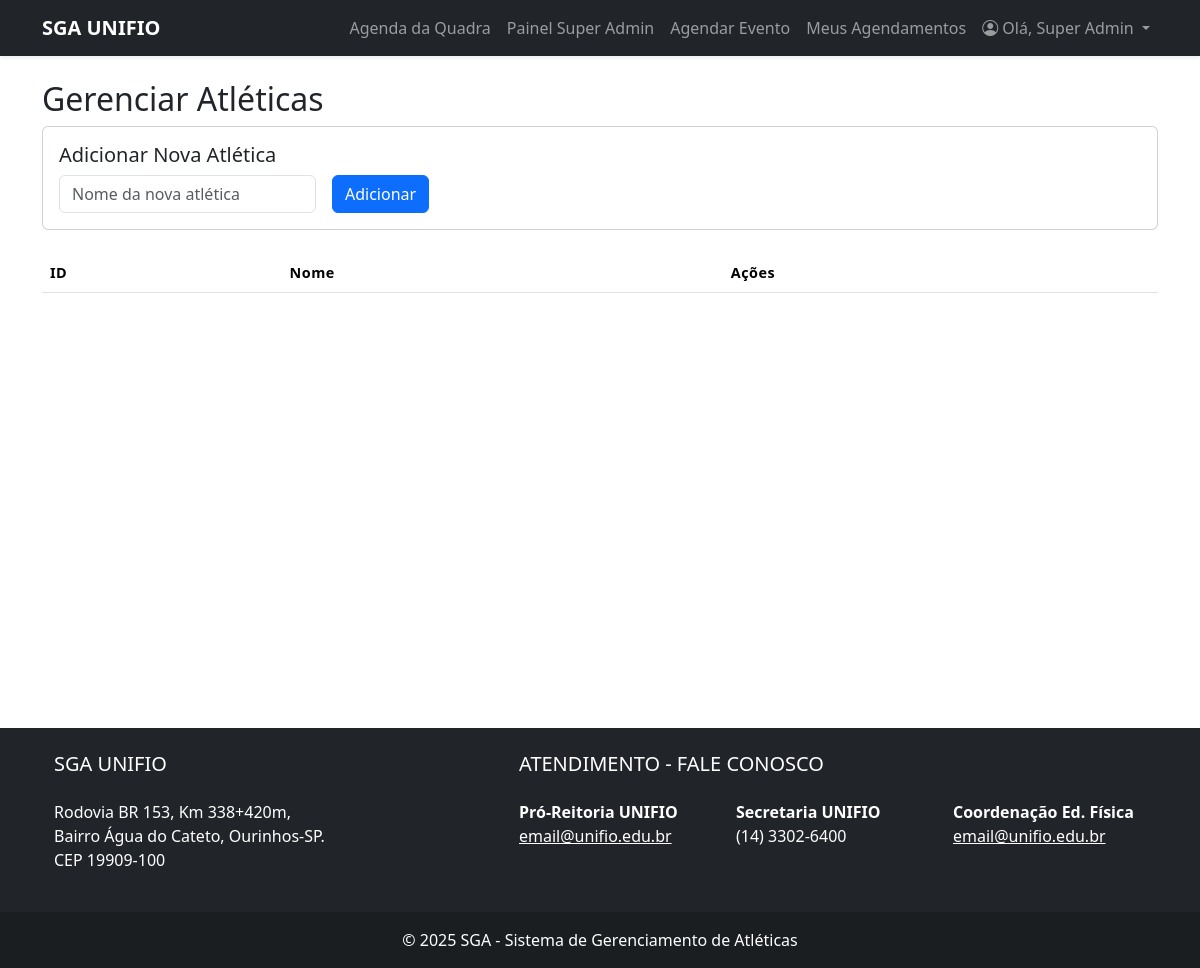
/super_admin/gerenciar_atleticas.php (signed in), run on an earlier commit of the app's database.
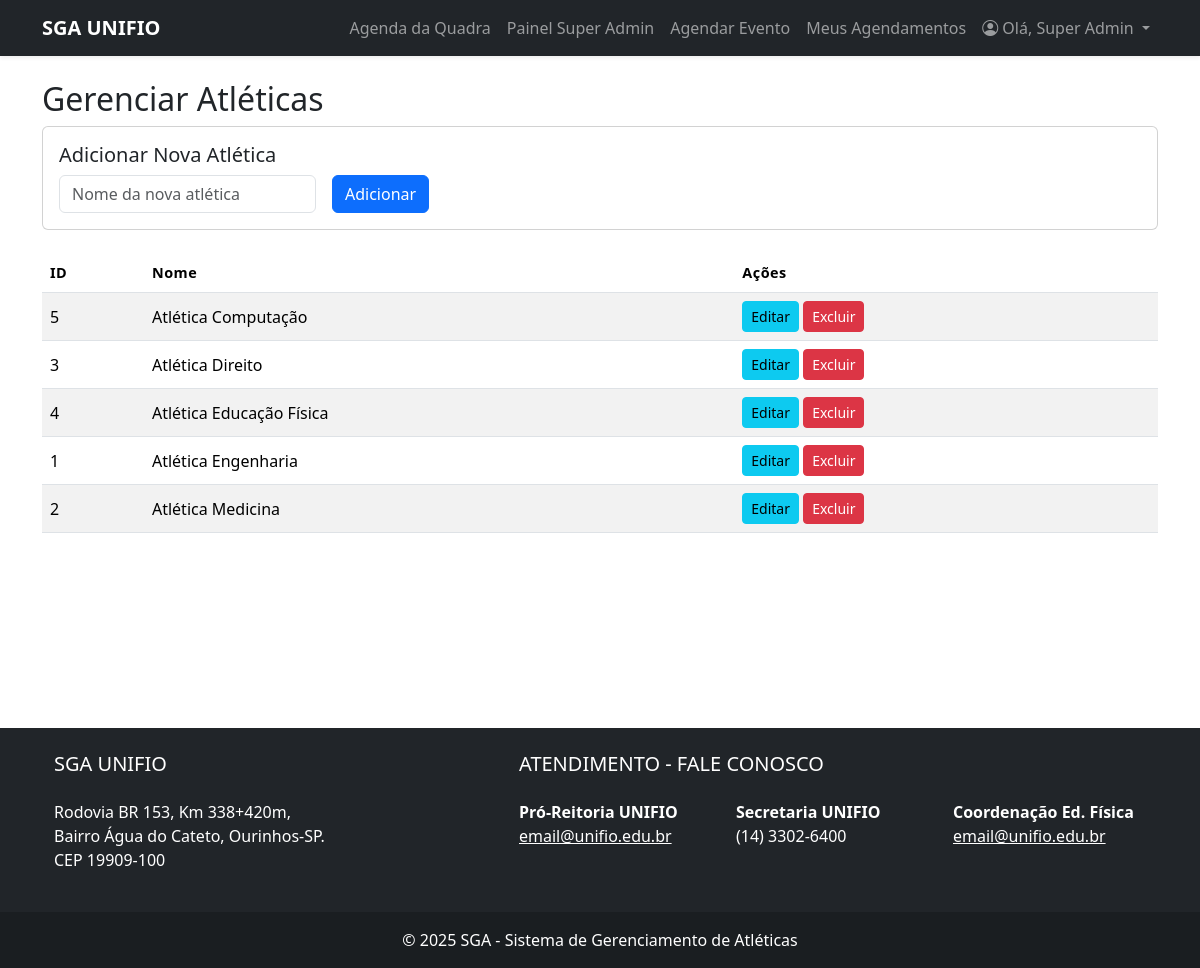
And on a later commit of the database.
### tables this page shows
CREATE TABLE `atleticas` (
  `id` int(11) NOT NULL,
  `nome` varchar(255) NOT NULL,
  `descricao` text DEFAULT NULL,
  `logo_url` varchar(255) DEFAULT NULL
);

### super_admin/gerenciar_atleticas.php (the view, shortened to what this page needs)
<?php
require_once '../config.php';
$atleticas = $conexao->query("SELECT * FROM atleticas ORDER BY nome ASC");
?>
<?php include '../templates/header.php'; ?>
    <h2>Gerenciar Atléticas</h2>
    <div class="card mb-4"><div class="card-body">
            <h5>Adicionar Nova Atlética</h5>
            <form method="post" class="row g-3 align-items-center">
                <div class="col-auto"><input type="text" name="nome" class="form-control" placeholder="Nome da nova atlética" required></div>
                <div class="col-auto"><button type="submit" name="add_atletica" class="btn btn-primary">Adicionar</button></div>
            </form>
        </div></div>
    <table class="table table-striped">
        <thead><tr><th>ID</th><th>Nome</th><th>Ações</th></tr></thead>
        <tbody>
        <?php while($row = $atleticas->fetch_assoc()): ?>
            <tr>
                <td><?php echo $row['id']; ?></td>
                <td><?php echo htmlspecialchars($row['nome']); ?></td>
                <td>
                    <a href="editar_atletica.php?id=<?php echo $row['id']; ?>" class="btn btn-sm btn-info">Editar</a>
                    <form method="post" class="d-inline" onsubmit="return confirm('Atenção! Excluir uma atlética pode desvincular cursos. Deseja continuar?');">
                        <button type="submit" name="delete_atletica" class="btn btn-sm btn-danger">Excluir</button>
                    </form>
                </td>
            </tr>
        <?php endwhile; ?>
        </tbody>
    </table>
<?php include '../templates/footer.php'; ?>

What changed in the data, as far as the page shows it:
added atleticas: id "5", nome "Atlética Computação"
added atleticas: id "3", nome "Atlética Direito"
added atleticas: id "4", nome "Atlética Educação Física"
added atleticas: id "1", nome "Atlética Engenharia"
added atleticas: id "2", nome "Atlética Medicina"
